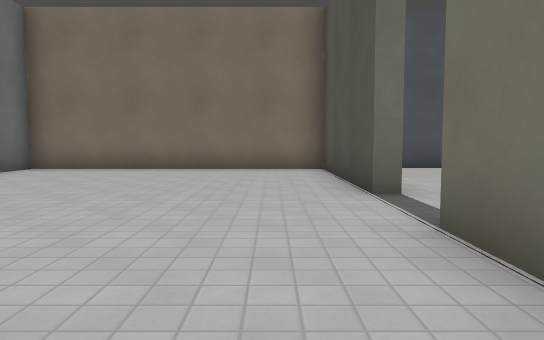
[1] (above)

24 first-person views from a walk through a Godot game level. The camera is 1.2 m above the floor, tilts 4° down and sees 70° across. The floor is counted in squares, 1.8 m on a side. Each view is taken from the middle of a square. On the plan, view 1 faces up. The plan holds only what a view shows up to about 11 squares ahead; the rest is blank. The place goes on beyond the plan. Flat picture figures and markers are not drawn. Characters and animated objects are not drawn. Surface patterns are stand-ins for the level's own textures.

[2]
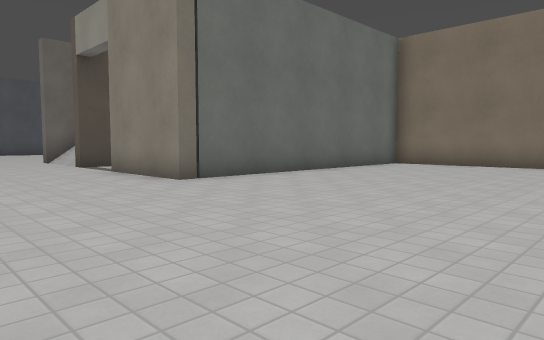

[3]
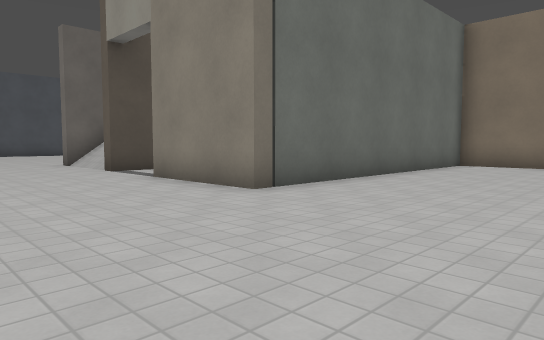

[4]
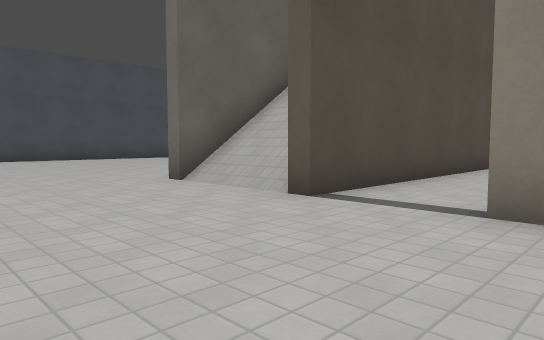

[5]
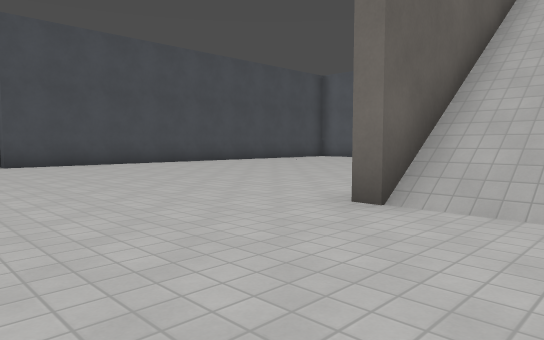

[6]
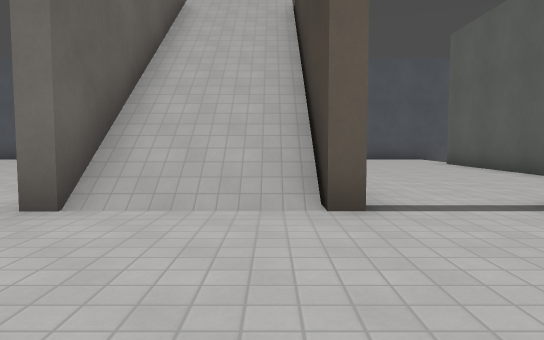

[7]
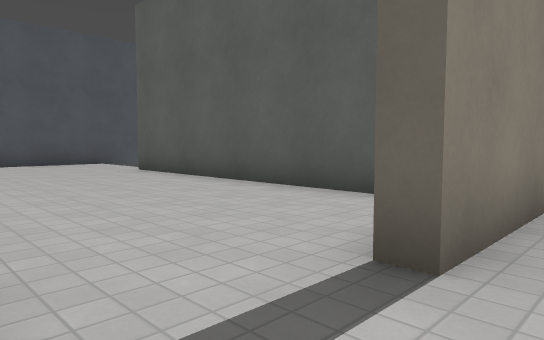

[8]
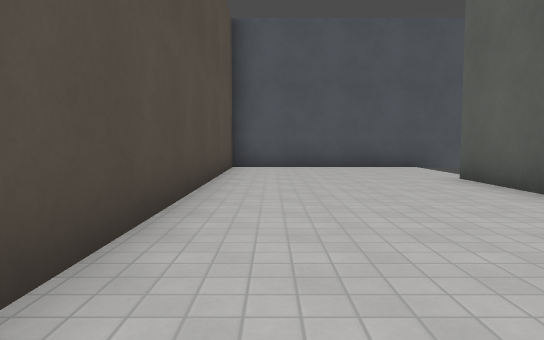

[9]
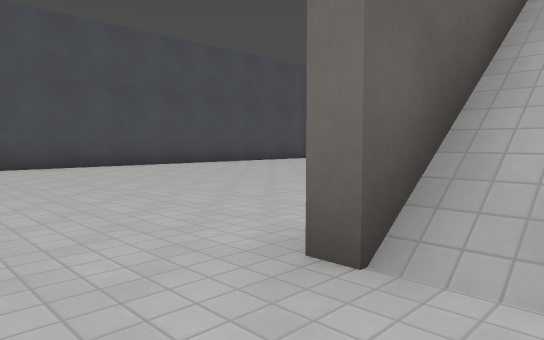

[10]
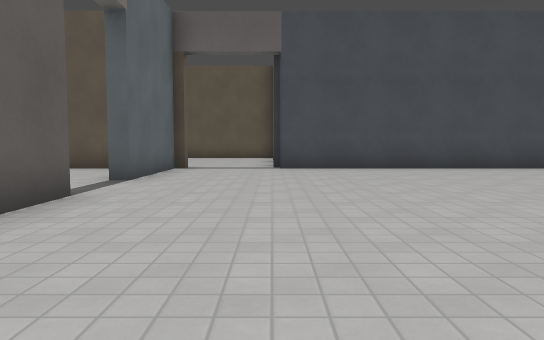

[11]
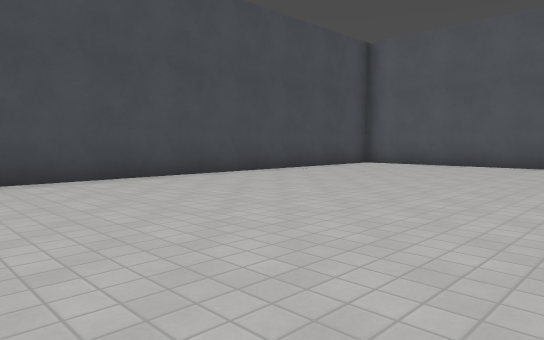

[12]
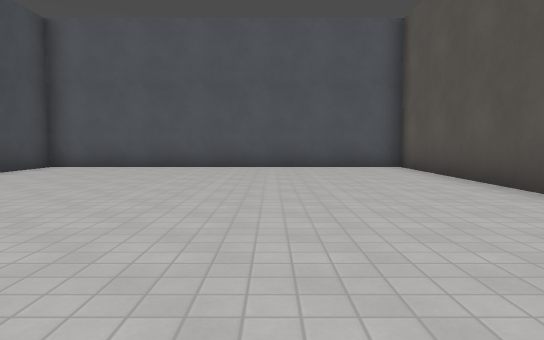

[13]
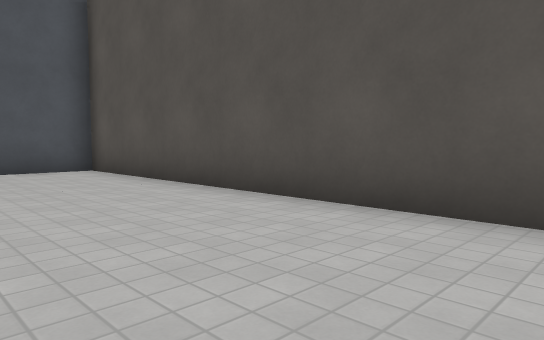

[14]
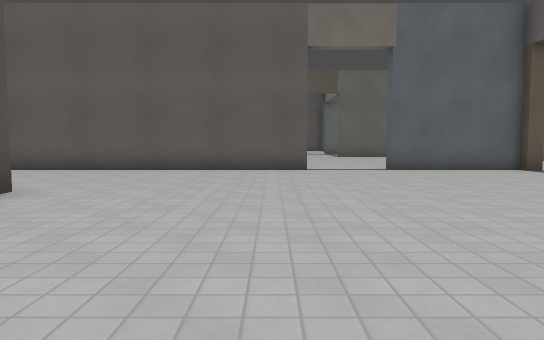

[15]
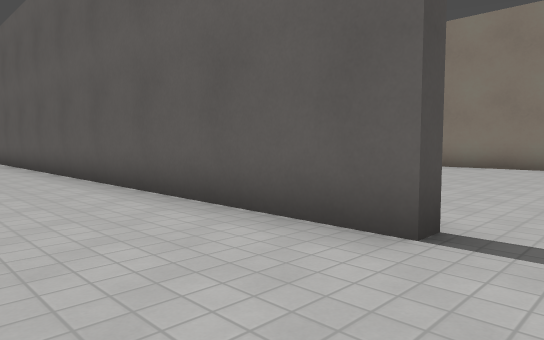

[16]
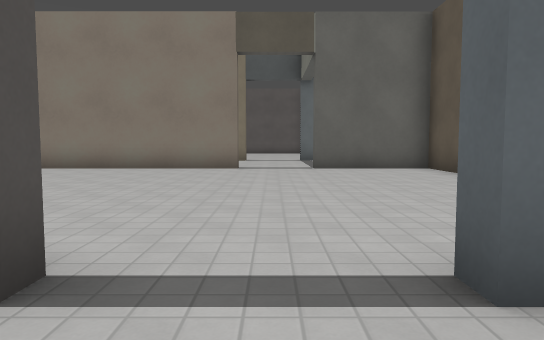

[17]
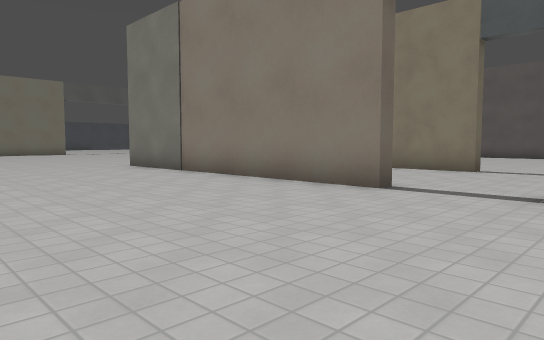

[18]
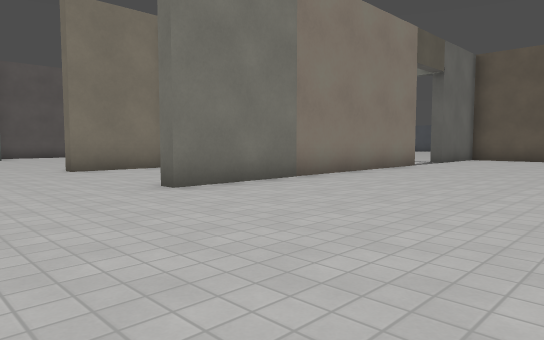

[19]
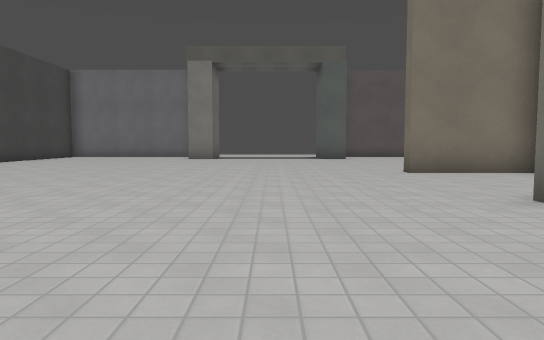

[20]
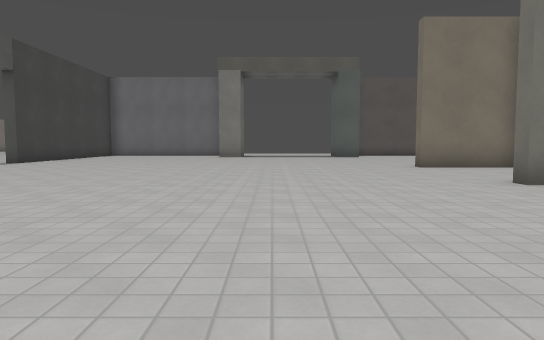

[21]
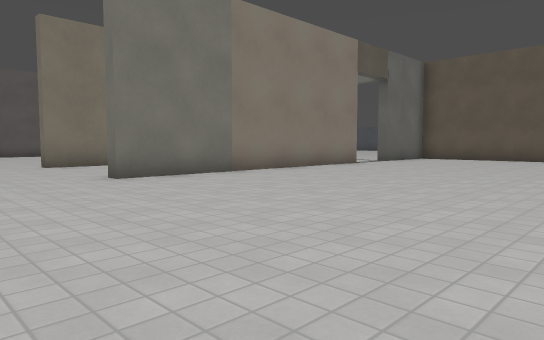

[22]
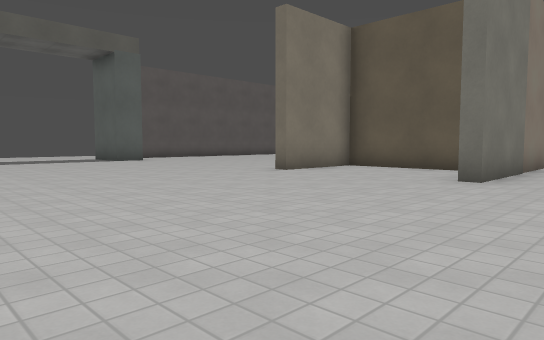

[23]
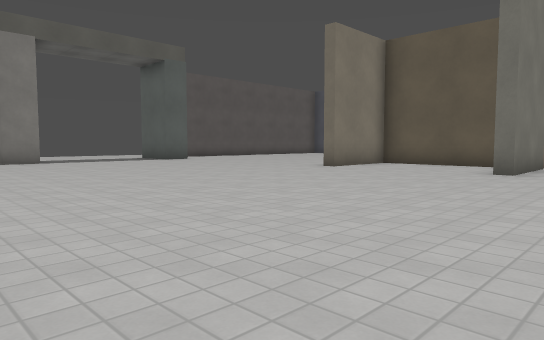

[24]
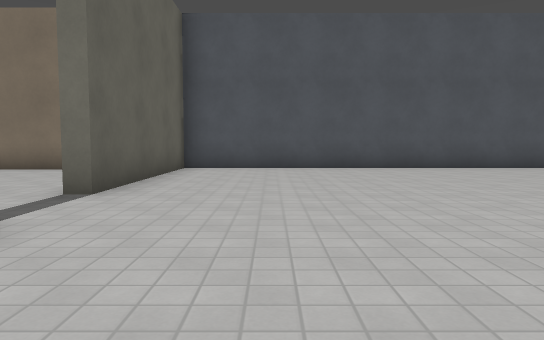

### Floor plan
Ten units are one square. View 1 is at (0, 0); x grows to the right and y downward. Boxes are objects, and circles mark ways between rooms. Rooms are numbered by the first view taken in them; rooms with no view inside come last. Other rooms are left out.
<svg viewBox="-250 -142 367 307">
<path fill="none" stroke="#000" d="M-145 -45 -145 -137 -241 -137 -241 -2 -245 -2M-141 -66 -141 -18 -145 -18M-111 -18 -115 -18 -115 -70M-189 30 -189 25 -69 25M-241 25 -209 25 -209 30M-245 23 -240 23M13 -18 13 -30M17 -50 13 -50 13 -98 -61 -98 -61 -18 -91 -18M-49 -137 -111 -137 -111 -18M-65 -35 -65 -102M-91 -18 -91 -22M-138 121 -138 155 -111 155 -111 160M-191 116 -191 111 -111 111 -111 115M112 -102 17 -102 17 -50M-189 160 -189 155M-241 95 -241 111 -211 111M-241 41 -241 54"/>
<circle cx="-100" cy="-20" r="3" fill="#2a7"/>
<circle cx="-195" cy="30" r="3" fill="#2a7"/>
<circle cx="10" cy="-35" r="3" fill="#2a7"/>
<text x="-130" y="-40">1</text>
<text x="-70" y="-90">2</text>
<text x="0" y="70">3</text>
</svg>
Room 1 opens to room 2. Room 1 opens to room 3.

Where each view was taken, in squares from view 1:
view 1: 0 up, 0 right, facing up
view 2: 2 down, 0 right, facing up-left
view 3: 2 down, 2 left, facing up-left
view 4: 2 down, 8 left, facing up-left
view 5: 2 down, 12 left, facing up-left
view 6: 2 down, 12 left, facing up
view 7: 1 up, 11 left, facing up-right
view 8: 3 up, 10 left, facing up
view 9: 0 up, 13 left, facing up-left
view 10: 0 up, 14 left, facing left
view 11: 2 up, 17 left, facing up-left
view 12: 3 up, 18 left, facing up
view 13: 4 up, 18 left, facing up-right
view 14: 7 up, 18 left, facing down
view 15: 0 up, 20 left, facing down-right
view 16: 1 down, 20 left, facing down
view 17: 6 down, 22 left, facing down-right
view 18: 6 down, 8 left, facing down-left
view 19: 7 down, 8 left, facing down
view 20: 5 down, 7 left, facing down
view 21: 4 down, 8 left, facing down-left
view 22: 9 down, 4 left, facing down-left
view 23: 9 down, 2 left, facing down-left
view 24: 0 up, 4 right, facing up
